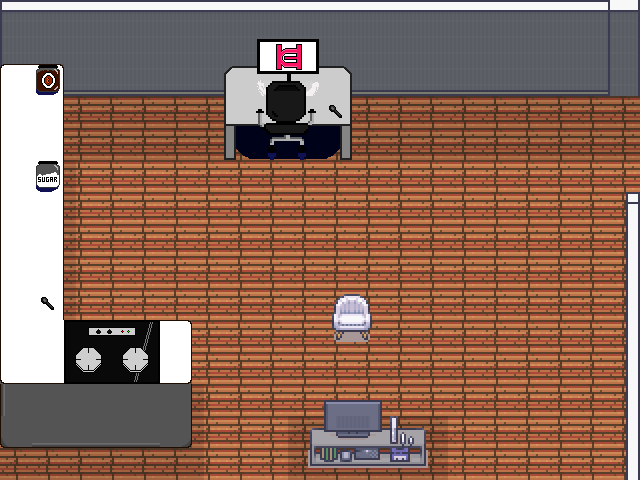

This is a level from a 2D game, rendered from its Tiled map with the project's own tilesets. A one-line summary and the map file follow, with tile-layer data summarised:
An orthogonal 20x15 tile map with 32x32 px tiles, 7 tile layers (parede_chao, moveis, objetos_Myd, cadeira, ...), 5 tilesets and 11 objects (3x setupMyd, jogador, sofaMyd, coffeMyd, acucarMyd, ...).

<map version="1.10" tiledversion="1.10.2" orientation="orthogonal" renderorder="right-down" width="20" height="15" tilewidth="32" tileheight="32" infinite="0" nextlayerid="11" nextobjectid="31">
 <tileset firstgid="1" source="tileset_Room_Builder_32x32.tsx" />
 <tileset firstgid="8285" source="14_Basement_32x32.tsx" />
 <tileset firstgid="9085" source="tileset_5_Classroom_and_library_32x32.tsx" />
 <tileset firstgid="9629" source="elementos_sala_Myd.tsx" />
 <tileset firstgid="9699" source="blocos_Myd.tsx" />
 <layer id="1" name="parede_chao" width="20" height="15">
  <data>[300 cells, 293 non-empty, 13 distinct tile ids]</data>
 </layer>
 <layer id="2" name="moveis" width="20" height="15">
  <data>[300 cells, 55 non-empty, 28 distinct tile ids]</data>
 </layer>
 <layer id="3" name="objetos_Myd" width="20" height="15">
  <data>[300 cells, 20 non-empty, 19 distinct tile ids]</data>
 </layer>
 <layer id="8" name="cadeira" width="20" height="15">
  <data>[300 cells, 6 non-empty, 6 distinct tile ids]</data>
 </layer>
 <objectgroup id="5" name="personagens">
  <object id="2" name="jogador" x="461.333" y="153">
   <point />
  </object>
 </objectgroup>
 <layer id="10" name="sofaMyd" width="20" height="15">
  <data>[300 cells, 10 non-empty, 8 distinct tile ids]</data>
 </layer>
 <layer id="9" name="outros_Moveis" width="20" height="15">
  <data>[300 cells, 9 non-empty, 9 distinct tile ids]</data>
 </layer>
 <layer id="6" name="Blocos_colisores" width="20" height="15" opacity="0" offsetx="160" offsety="96">
  <properties>
   <property name="solid" type="bool" value="true" />
  </properties>
  <data>[300 cells, 69 non-empty, 1 distinct tile ids]</data>
 </layer>
 <objectgroup id="7" name="objetos_colisores">
  <object id="5" name="setupMyd" x="232.5" y="106.75" width="112.167" height="20.4167" />
  <object id="9" name="sofaMyd" x="325.75" y="295.5" width="54" height="51.75" />
  <object id="10" name="coffeMyd" x="56.6667" y="55" width="7.33333" height="46.8333" />
  <object id="13" name="acucarMyd" x="43.25" y="152.75" width="22.5" height="47" />
  <object id="15" name="canecaMyd" x="2.08333" y="236.75" width="63.0833" height="38" />
  <object id="16" name="fogaoMyd" x="63.75" y="319.5" width="127.75" height="33.1667" />
  <object id="21" name="setupMyd" x="345.5" y="59.875" width="7.75033" height="66.0834">
   <properties>
    <property name="solid" type="bool" value="true" />
   </properties>
  </object>
  <object id="22" name="setupMyd" x="222.916" y="54.375" width="8.91703" height="72.0834" />
  <object id="27" x="304.75" y="444.25" width="125.5" height="25.5" />
  <object id="28" name="corredor" x="626.667" y="90.6667" width="28" height="100" />
 </objectgroup>
</map>
